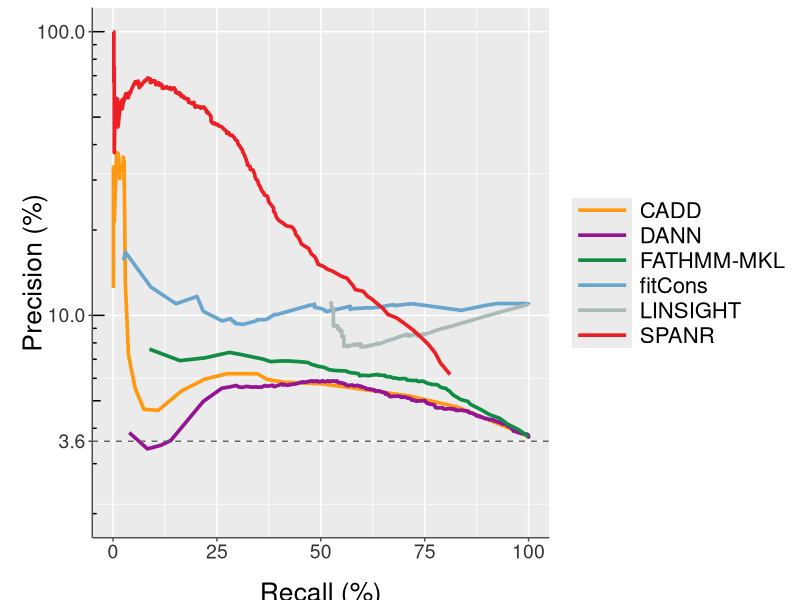
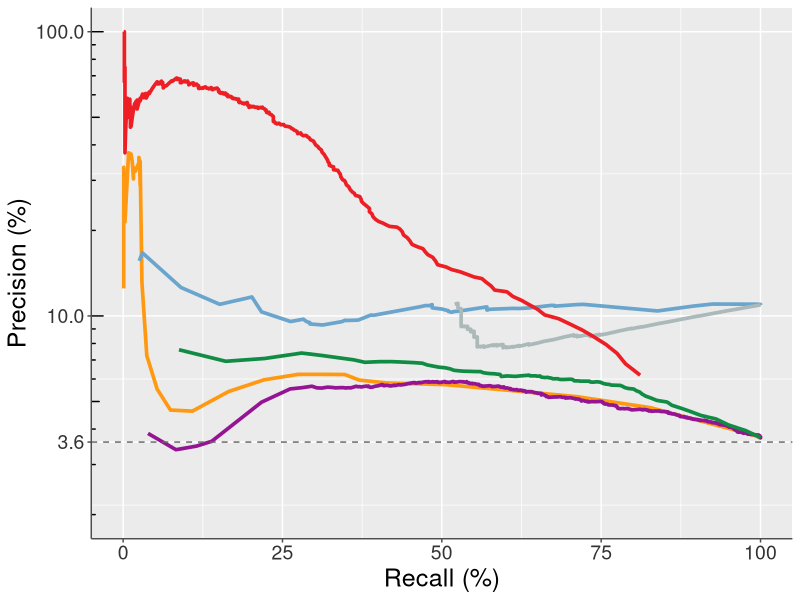
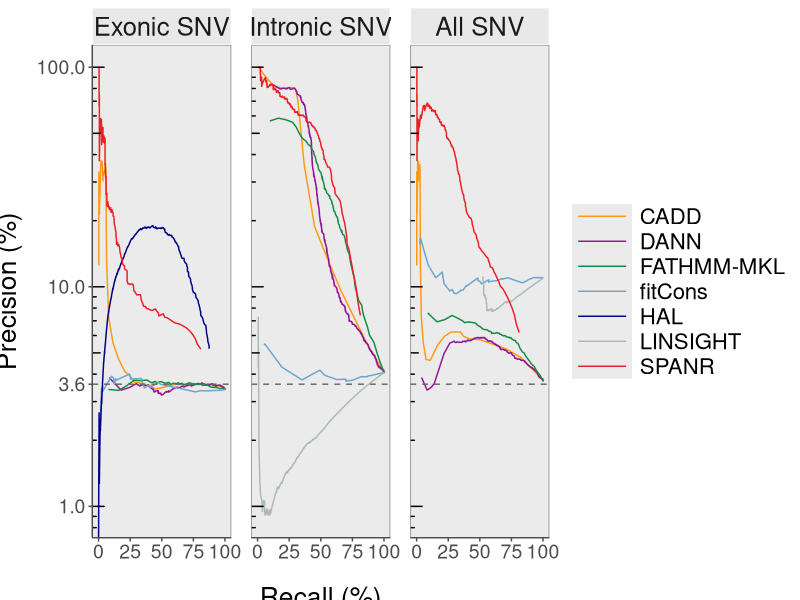
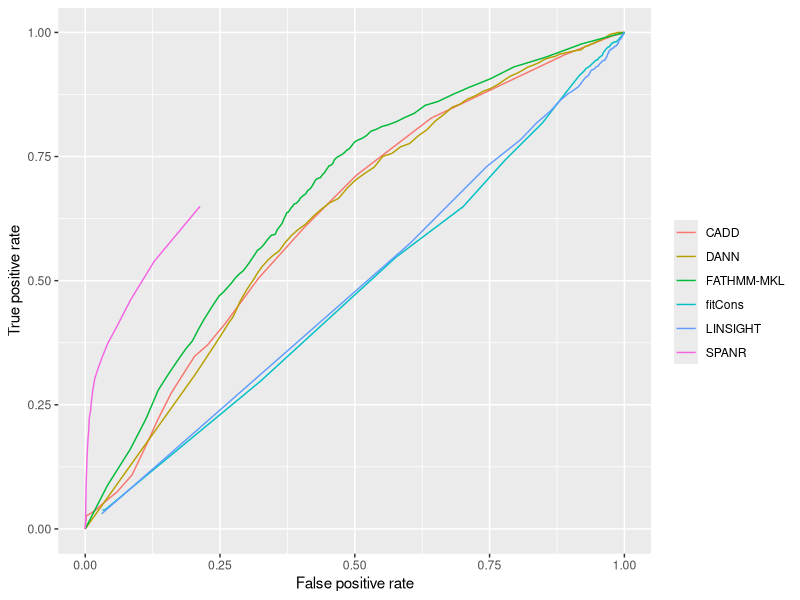
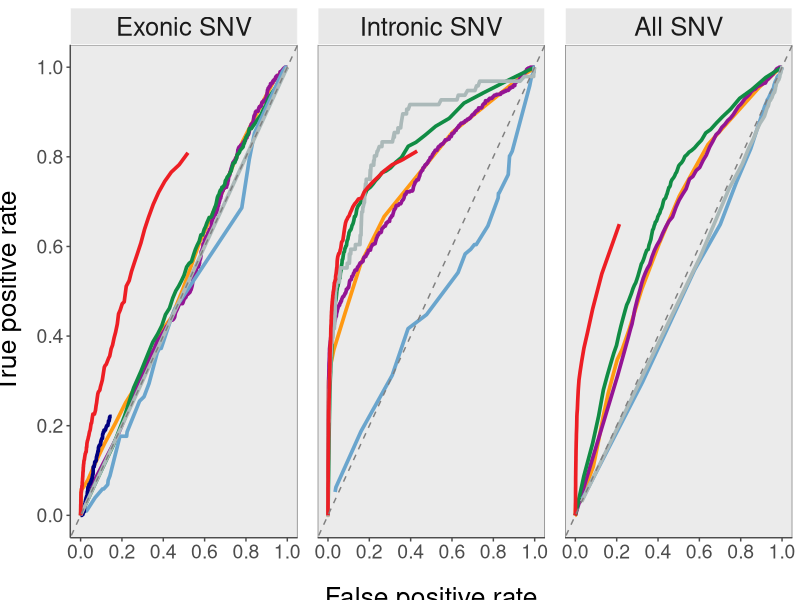
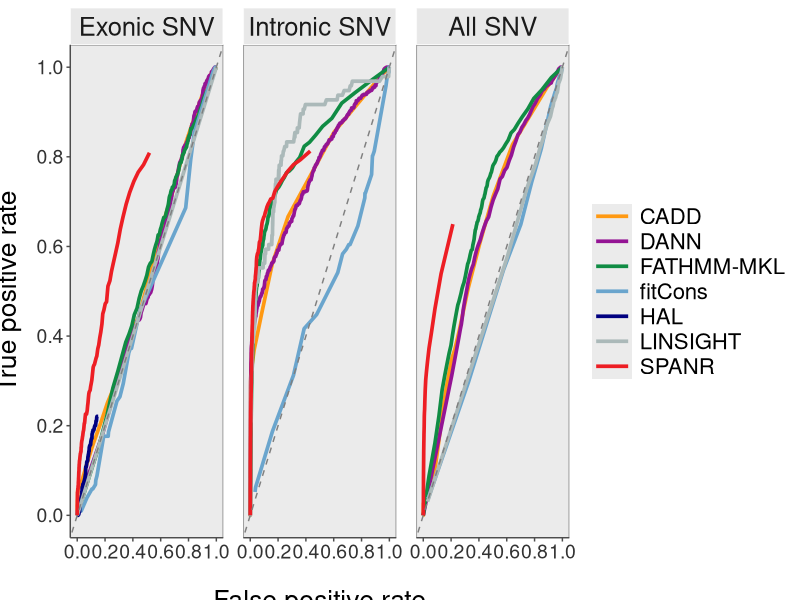
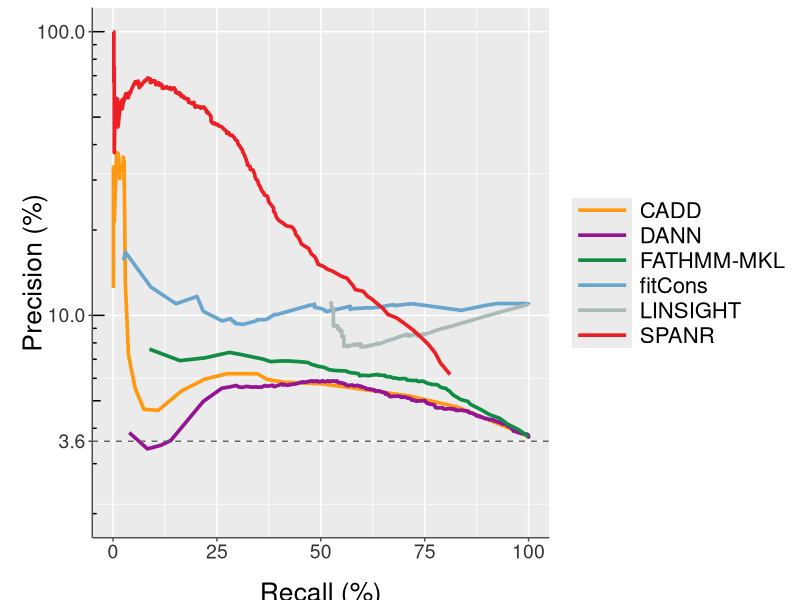
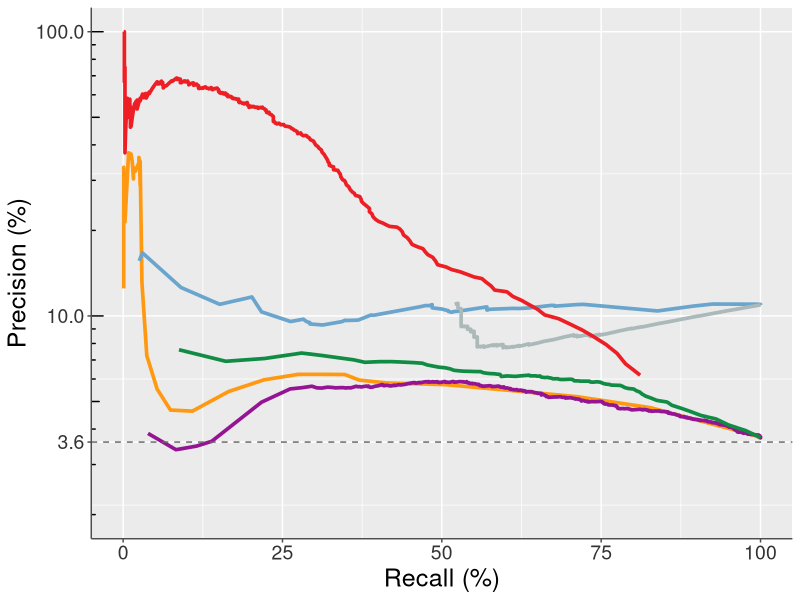

These charts were generated, in order, by the following R code:
load_pkgs <- function(pkgs){
    new_pkgs <- pkgs[!(pkgs %in% installed.packages()[, 'Package'])]
    if(length(new_pkgs)) install.packages(new_pkgs)
    for(pkg in pkgs){
        suppressWarnings(suppressMessages(library(pkg, character.only = T)))
    }
}

pkgs <- c('dplyr', 'tidyr', 'ggplot2', 'cowplot', 'grid')
load_pkgs(pkgs)

options(stringsAsFactors = F, warn = -1, warnings = -1)

dir <- '../../figs/exac/'
plot_format_main <- '.png'
plot_format <- '.png'
hi_res <- 600
lo_res <- 300

color_cadd = '#FF9912'
color_dann = '#941494'
color_fathmm = '#108C44'
color_fitcons = '#6AA5CD'
color_linsight = '#ABB9B9'
color_spanr =  '#ED1E24'
color_hal = '#000080'

###############################################################################
# Precision-recall curves
###############################################################################
pr_curve_all <- 
  read.table('../../processed_data/exac/exac_models_pr_curves_all.txt', 
                           sep = '\t', header = T) %>% 
    filter(method != 'hal') %>% # only scores exonic variants
    mutate(type = 'all')

pr_curve_exon <- 
  read.table('../../processed_data/exac/exac_models_pr_curves_exon.txt', 
                            sep = '\t', header = T) %>% 
    mutate(type = 'exon')

pr_curve_intron <- 
  read.table('../../processed_data/exac/exac_models_pr_curves_intron.txt', 
                              sep = '\t', header = T) %>% 
    mutate(type = 'intron')

pr_curve_info <- bind_rows(pr_curve_all, pr_curve_exon) %>% 
    bind_rows(pr_curve_intron)

# all variants
pr_curve_all %>% 
    filter(method != 'fathmm_noncoding') %>% # pick one FATHMM score method
    mutate(method = factor(method, 
                           labels = c('CADD', 'DANN', 'FATHMM-MKL', 'fitCons', 
                                              'LINSIGHT', 'SPANR'))) %>% 
    ggplot(aes(recall, precision)) + 
    geom_line(aes(color = method), size = 1.25) + 
    # scale_y_log10() +
    scale_y_log10(breaks = c(3.6, 10, 100), limits = c(2,100)) +
    annotation_logticks(sides = 'l') +
    labs(x = 'Recall (%)', y = 'Precision (%)', color = '') +
    theme(
          axis.title.x = element_text(size = 19, vjust = -1.5),
          axis.title.y = element_text(size = 19, vjust = -1.5),
          axis.line.x = element_line(color = 'grey30'),
          axis.line.y = element_line(color = 'grey30'),
          axis.ticks = element_line(color = 'grey30'),
          axis.text = element_text(size = 14, color = 'grey20'),
          legend.justification = 'center',
          legend.direction = 'vertical',
          legend.title = element_blank(),
          legend.text = element_text(size = 16),
          legend.key.size = unit(0.5, 'lines'),
          legend.key.height = unit(0.25, "inch"),
          legend.key.width = unit(0.6, "inch")) +
    geom_hline(yintercept = 3.6, linetype = 'dashed', color = 'grey40') +
    scale_color_manual(values = c(color_cadd, color_dann, color_fathmm, 
                                color_fitcons, color_linsight, color_spanr))

ggsave(paste0(dir, 'exac_fig4E_exac_pr_curves_with_legend', 
              plot_format_main), 
       height = 4, width = 7, units = 'in', dpi = hi_res)
       

pr_curve_all %>% 
  filter(method != 'fathmm_noncoding') %>% # pick one FATHMM score method
  mutate(method = factor(method, 
                         labels = c('CADD', 'DANN', 'FATHMM-MKL', 'fitCons', 
                                            'LINSIGHT', 'SPANR'))) %>% 
  ggplot(aes(recall, precision)) + 
  geom_line(aes(color = method), size = 1.25) + 
  # scale_y_log10() +
  scale_y_log10(breaks = c(3.6, 10, 100), limits = c(2,100)) +
  annotation_logticks(sides = 'l') +
  labs(x = 'Recall (%)', y = 'Precision (%)', color = '') +
  theme(axis.title = element_text(size = 18),
        axis.text = element_text(size = 14, color = 'grey20'),
        axis.line.x = element_line(color = 'grey30'),
        axis.line.y = element_line(color = 'grey30'),
        axis.ticks = element_line(color = 'grey30'),
        legend.position = 'none') +
  geom_hline(yintercept = 3.6, linetype = 'dashed', color = 'grey40') +
  scale_color_manual(values = c(color_cadd, color_dann, color_fathmm, 
                                color_fitcons, color_linsight, color_spanr))

ggsave(paste0(dir, 'exac_fig4E_exac_pr_curves_no_legend', 
       plot_format_main), height = 4, width = 4, units = 'in', dpi = hi_res)

# split by intron/exon
pr_curve_info %>%
  filter(method != 'fathmm_noncoding') %>%# pick one FATHMM score method
  mutate(method = factor(method, labels = c('CADD', 'DANN', 'FATHMM-MKL', 
                                            'fitCons', 'HAL', 'LINSIGHT', 
                                            'SPANR')),
         type   = factor(type, levels = c('exon', 'intron', 'all'), 
                         labels = c('Exonic SNV', 'Intronic SNV', 'All SNV'))) %>%
    ggplot(aes(recall, precision)) + geom_line(aes(color = method)) +
    # scale_y_log10() +
    scale_y_log10(breaks = c(0.01, 0.1, 1, 3.6, 10, 100)) +
    annotation_logticks(sides = 'l') +
    facet_grid(~ type) +
    scale_color_manual(values = c(color_cadd, color_dann, color_fathmm, 
                                color_fitcons, color_hal, color_linsight, color_spanr)) +
  labs(x = 'Recall (%)', y = 'Precision (%)', color = '') +
  geom_hline(yintercept = 3.6, linetype = 'dashed', color = 'grey40') +
  theme(strip.text = element_text(size = 18.5),
        strip.background = element_rect(fill = "#E8E8E8", color = "white"),
        panel.grid = element_blank(),
        panel.spacing = unit(1, "lines"),
        panel.border = element_rect(fill = NA, color = 'grey50'),
        axis.title.y = element_text(size = 19, vjust = 2.75),
        axis.title.x = element_text(size = 19, vjust = -2.25),
        axis.text.y = element_text(size = 14, color = 'grey30'),
        axis.text.x = element_text(size = 14, color = 'grey30'),
        axis.line.y = element_line(color = 'grey30'),
        axis.line.x = element_line(color = 'grey30'),
        axis.ticks = element_line(color = 'grey30'),
        legend.justification = 'center',
        legend.direction = 'vertical',
        legend.title = element_blank(),
        legend.text = element_text(size = 16),
        legend.key.size = unit(0.5, 'lines'),
        legend.key.height = unit(0.25, "inch"),
        legend.key.width = unit(0.6, "inch")) +
  guides(colour = guide_legend(override.aes = list(size = 3)))

ggsave(paste0(dir, 'exac_fig4E_exac_pr_curves_type', plot_format), 
       height = 4.5, width = 12, units = 'in', dpi = lo_res)

###############################################################################
# ROC curves
###############################################################################
roc_curve_all <- 
  read.table('../../processed_data/exac/exac_models_roc_curves_all.txt', 
                            sep = '\t', header = T) %>% 
    filter(method != 'hal') %>% 
    mutate(type = 'all')

roc_curve_exon <- 
  read.table('../../processed_data/exac/exac_models_roc_curves_exon.txt', 
                             sep = '\t', header = T) %>% 
    mutate(type = 'exon')

roc_curve_intron <- 
  read.table('../../processed_data/exac/exac_models_roc_curves_intron.txt', 
                               sep = '\t', header = T) %>% 
    mutate(type = 'intron')

roc_curve_info_main <- bind_rows(roc_curve_all, roc_curve_exon) %>% 
    bind_rows(roc_curve_intron) %>%
    filter(method != 'fathmm_noncoding') %>%
    mutate(method = factor(method, labels = c('CADD', 'DANN', 'FATHMM-MKL', 
                                            'fitCons', 'HAL', 'LINSIGHT', 
                                            'SPANR')),
           type   = factor(type, levels = c('exon', 'intron', 'all'), 
                       labels = c('Exonic SNV', 'Intronic SNV', 'All SNV'))) 
                                                                                     
roc_curve_all %>% 
    filter(method != 'fathmm_noncoding') %>% # pick one FATHMM score method
    mutate(method = factor(method, labels = c('CADD', 'DANN', 'FATHMM-MKL', 
                                              'fitCons', 'LINSIGHT', 'SPANR'))) %>% 
    ggplot(aes(false_positive_rate, true_positive_rate)) + 
    geom_line(aes(color = method)) +
    labs(color = '', x = 'False positive rate', y = 'True positive rate')

# split by intron/exon
ggplot(roc_curve_info_main, aes(false_positive_rate, true_positive_rate)) + 
    geom_line(aes(color = method), size = 1.25) +
    geom_abline(intercept = 0, linetype = 'dashed', color = 'grey50') +
    facet_grid( ~ type) +
    theme(strip.text = element_text(size = 18.5),
          strip.background = element_rect(fill = "#E8E8E8", color = "white"),
          panel.grid = element_blank(),
          panel.spacing = unit(1, "lines"),
          panel.border = element_rect(fill = NA, color = 'grey50'),
          axis.title.y = element_text(size = 19, vjust = 2.75),
          axis.title.x = element_text(size = 19, vjust = -2.25),
          axis.text.y = element_text(size = 14, color = 'grey30'),
          axis.text.x = element_text(size = 14, color = 'grey30'),
          axis.line.y = element_line(color = 'grey30'),
          axis.line.x = element_line(color = 'grey30'),
          axis.ticks = element_line(color = 'grey30'),
          legend.position = 'none',
          legend.justification = 'center',
          legend.direction = 'vertical',
          legend.title = element_blank(),
          legend.text = element_text(size = 16),
          legend.key.size = unit(0.5, 'lines'),
          legend.key.height = unit(0.2, "inch"),
          legend.key.width = unit(0.4, "inch")
    ) +
    labs(x = 'False positive rate', y = 'True positive rate') +
    scale_color_manual(values = c(color_cadd, color_dann, color_fathmm, 
                                  color_fitcons, color_hal, 
                                  color_linsight, color_spanr)) +
    scale_y_continuous(breaks = c(0, 0.2, 0.4, 0.6, 0.8, 1.0)) +
    scale_x_continuous(breaks = c(0, 0.2, 0.4, 0.6, 0.8, 1.0)) +
    guides(colour = guide_legend(override.aes = list(size = 3)))
    
ggsave(paste0(dir, 'exac_fig4E_exac_roc_curves_type_no_legend', plot_format_main), 
       height = 4, width = 10, units = 'in', dpi = hi_res)

# Legend
ggplot(roc_curve_info_main, aes(false_positive_rate, true_positive_rate)) + 
  geom_line(aes(color = method), size = 1.25) +
  geom_abline(intercept = 0, linetype = 'dashed', color = 'grey50') +
  facet_grid( ~ type) +
  theme(strip.text = element_text(size = 18.5),
        strip.background = element_rect(fill = "#E8E8E8", color = "white"),
        panel.grid = element_blank(),
        panel.spacing = unit(1, "lines"),
        panel.border = element_rect(fill = NA, color = 'grey50'),
        axis.title.y = element_text(size = 19, vjust = 2.75),
        axis.title.x = element_text(size = 19, vjust = -2.75),
        axis.text.y = element_text(size = 14, color = 'grey20'),
        axis.text.x = element_text(size = 14, color = 'grey20'),
        axis.line.y = element_line(color = 'grey30'),
        axis.line.x = element_line(color = 'grey30'),
        axis.ticks = element_line(color = 'grey30'),
        legend.position = 'right',
        legend.justification = 'center',
        legend.direction = 'vertical',
        legend.title = element_blank(),
        legend.text = element_text(size = 16),
        legend.key.size = unit(0.5, 'lines'),
        legend.key.height = unit(0.25, "inch"),
        legend.key.width = unit(0.4, "inch")
  ) +
  labs(x = 'False positive rate', y = 'True positive rate') +
  scale_color_manual(values = c(color_cadd, color_dann, color_fathmm, 
                                color_fitcons, color_hal, 
                                color_linsight, color_spanr)) +
  scale_y_continuous(breaks = c(0, 0.2, 0.4, 0.6, 0.8, 1.0)) +
  scale_x_continuous(breaks = c(0, 0.2, 0.4, 0.6, 0.8, 1.0)) +
  guides(colour = guide_legend(override.aes = list(size = 3)))


ggsave(paste0(dir, 'exac_fig4E_exac_roc_curves_type_legend', plot_format_main),
       height = 4, width = 12, units = 'in', dpi = hi_res)
